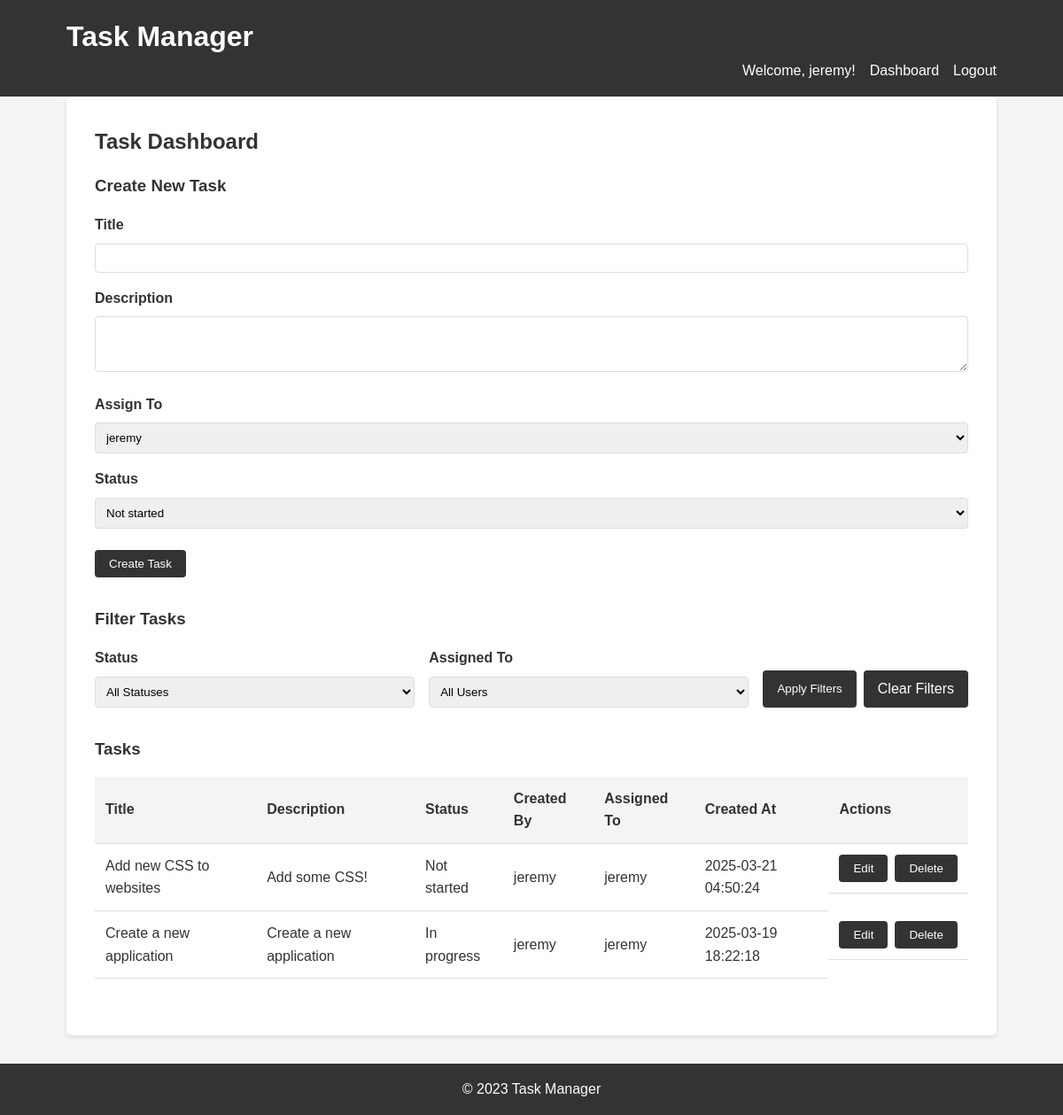
The app's page /dashboard (signed in) with its own data.
### tables this page shows
CREATE TABLE users (
    id INTEGER PRIMARY KEY AUTOINCREMENT,
    username TEXT UNIQUE NOT NULL,
    password TEXT NOT NULL
);

CREATE TABLE tasks (
    id INTEGER PRIMARY KEY AUTOINCREMENT,
    title TEXT NOT NULL,
    description TEXT,
    status TEXT NOT NULL,
    created_at TIMESTAMP NOT NULL DEFAULT CURRENT_TIMESTAMP,
    created_by INTEGER NOT NULL,
    assigned_to INTEGER NOT NULL,
    FOREIGN KEY (created_by) REFERENCES users (id),
    FOREIGN KEY (assigned_to) REFERENCES users (id)
);

### app.py (the view)
    def wrapped_view(**kwargs):
        if 'user_id' not in session:
            return redirect(url_for('login'))
        return view(**kwargs)

### app.py (called while the page is built)
def get_db():
    if 'db' not in g:
        g.db = sqlite3.connect(
            app.config['DATABASE'],
            detect_types=sqlite3.PARSE_DECLTYPES
        )
        g.db.row_factory = sqlite3.Row
    return g.db

def login_required(view):
    def wrapped_view(**kwargs):
        if 'user_id' not in session:
            return redirect(url_for('login'))
        return view(**kwargs)
    wrapped_view.__name__ = view.__name__
    return wrapped_view

### templates/dashboard.html (shortened to what this page needs)
{% extends 'base.html' %}
{% block content %}
<div class="dashboard">
    <h2>Task Dashboard</h2>
    <div class="task-form">
        <h3>Create New Task</h3>
        <form method="post" action="{{ url_for('create_task') }}">
            <div class="form-group">
                <label for="title">Title</label>
                <input type="text" name="title" id="title" required>
            </div>
            <div class="form-group">
                <label for="description">Description</label>
                <textarea name="description" id="description" rows="3"></textarea>
            </div>
            <div class="form-group">
                <label for="assigned_to">Assign To</label>
                <select name="assigned_to" id="assigned_to" required>
                    {% for user in users %}
                    <option value="{{ user.id }}">{{ user.username }}</option>
                    {% endfor %}
                </select>
            </div>
            <div class="form-group">
                <label for="status">Status</label>
                <select name="status" id="status" required>
                    {% for status in statuses %}
                    <option value="{{ status }}">{{ status }}</option>
                    {% endfor %}
                </select>
            </div>
            <div class="form-actions">
                <button type="submit">Create Task</button>
            </div>
        </form>
    </div>
    <div class="task-filters">
        <h3>Filter Tasks</h3>
        <form method="get" action="{{ url_for('dashboard') }}">
            <div class="filter-group">
                <label for="status-filter">Status</label>
                <select name="status" id="status-filter">
                    <option value="">All Statuses</option>
                </select>
            </div>
            <div class="filter-group">
                <label for="user-filter">Assigned To</label>
                <select name="user" id="user-filter">
                    <option value="">All Users</option>
                </select>
            </div>
            <div class="filter-actions">
                <button type="submit">Apply Filters</button>
                <a href="{{ url_for('dashboard') }}" class="button">Clear Filters</a>
            </div>
        </form>
    </div>
    <div class="task-list">
        <h3>Tasks</h3>
        {% if tasks %}
        <table>
            <thead>
                <tr>
                    <th>Title</th>
                    <th>Description</th>
                    <th>Status</th>
                    <th>Created By</th>
                    <th>Assigned To</th>
                    <th>Created At</th>
                    <th>Actions</th>
                </tr>
            </thead>
            <tbody>
                {% for task in tasks %}
                <tr>
                    <td>{{ task.title }}</td>
                    <td>{{ task.description }}</td>
                    <td>{{ task.status }}</td>
                    <td>{{ task.created_by }}</td>
                    <td>{{ task.assigned_to }}</td>
                    <td>{{ task.created_at }}</td>
                    <td class="actions">
                        <button onclick="toggleEditForm('{{ task.id }}')">Edit</button>
                        <form method="post" action="{{ url_for('delete_task', id=task.id) }}" class="inline-form">
                            <button type="submit" onclick="return confirm('Are you sure you want to delete this task?')">Delete</button>
                        </form>
                    </td>
                </tr>
                {% endfor %}
            </tbody>
        </table>
        {% else %}
        <p>No tasks found. Create a new task to get started!</p>
        {% endif %}
    </div>
</div>
{% endblock %}

### templates/base.html (shortened to what this page needs)
<!DOCTYPE html>
<html lang="en">
<head>
    <link rel="stylesheet" href="{{ url_for('static', filename='style.css') }}">
</head>
<body>
    <header>
        <div class="container">
            <h1>Task Manager</h1>
            {% if session.user_id %}
            <nav>
                <span>Welcome, {{ session.username }}!</span>
                <a href="{{ url_for('dashboard') }}">Dashboard</a>
                <a href="{{ url_for('logout') }}">Logout</a>
            </nav>
            {% endif %}
        </div>
    </header>
    <main class="container">
        {% block content %}{% endblock %}
    </main>
    <footer>
        <div class="container">
            <p>&copy; 2023 Task Manager</p>
        </div>
    </footer>
</body>
</html>

### static/style.css (style rules this page uses)
* { margin: 0; padding: 0; box-sizing: border-box; }
body { font-family: Arial, sans-serif; line-height: 1.6; color: #333; background-color: #f4f4f4; }
.container { width: 90%; max-width: 1200px; margin: 0 auto; padding: 0 15px; }
header { background-color: #333; color: #fff; padding: 1rem 0; }
header h1 { margin: 0; }
header nav { display: flex; align-items: center; justify-content: flex-end; gap: 1rem; }
header a { color: #fff; text-decoration: none; }
main { padding: 2rem 0; }
h2, h3 { margin-bottom: 1rem; }
.form-group { margin-bottom: 1rem; }
label { display: block; margin-bottom: 0.5rem; font-weight: bold; }
input, textarea, select { width: 100%; padding: 0.5rem; border: 1px solid #ddd; border-radius: 4px; }
.form-actions { margin-top: 1.5rem; }
button, .button { display: inline-block; background: #333; color: #fff; border: none; padding: 0.5rem 1rem; border-radius: 4px; cursor: pointer; text-decoration: none; }
.dashboard { background: #fff; padding: 2rem; border-radius: 5px; box-shadow: 0 2px 5px rgba(0, 0, 0, 0.1); }
.task-form, .task-filters, .task-list { margin-bottom: 2rem; }
table { width: 100%; border-collapse: collapse; }
th, td { padding: 0.75rem; text-align: left; border-bottom: 1px solid #ddd; }
th { background-color: #f4f4f4; }
.actions { display: flex; gap: 0.5rem; }
.inline-form { display: inline; }
.task-filters form { display: flex; flex-wrap: wrap; gap: 1rem; align-items: flex-end; }
.filter-group { flex: 1; min-width: 200px; }
.filter-actions { display: flex; gap: 0.5rem; }
footer { background-color: #333; color: #fff; text-align: center; padding: 1rem 0; margin-top: 2rem; }

### records on screen
users: username "jeremy"
tasks: title "Add new CSS to websites", description "Add some CSS!", status "Not started", created_by "jeremy", assigned_to "jeremy", created_at "2025-03-21 04:50:24"
tasks: title "Create a new application", description "Create a new application", status "In progress", created_by "jeremy", assigned_to "jeremy", created_at "2025-03-19 18:22:18"

### other values on screen
form field assigned_to "jeremy"
form field status "Not started"
